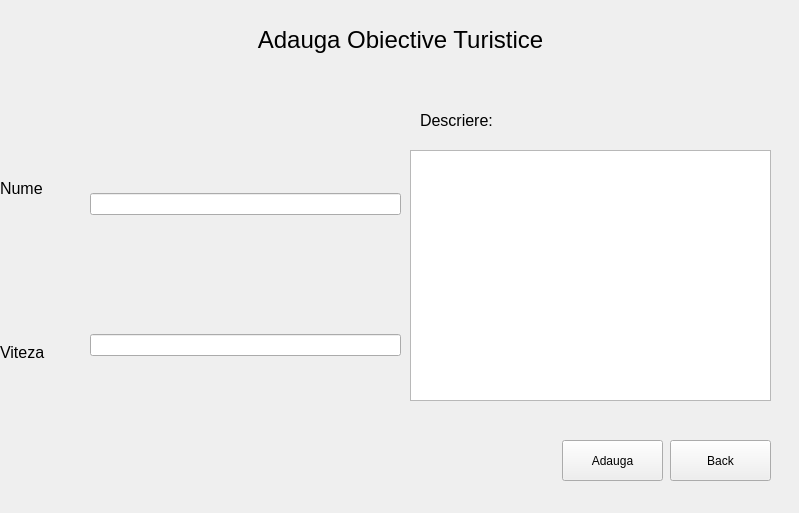
<?xml version="1.0" encoding="UTF-8"?>
<ui version="4.0">
 <class>addtrans</class>
 <widget class="QWidget" name="addtrans">
  <property name="geometry">
   <rect>
    <x>0</x>
    <y>0</y>
    <width>799</width>
    <height>513</height>
   </rect>
  </property>
  <property name="windowTitle">
   <string>Form</string>
  </property>
  <widget class="QTextEdit" name="textEdit">
   <property name="geometry">
    <rect>
     <x>410</x>
     <y>150</y>
     <width>361</width>
     <height>251</height>
    </rect>
   </property>
  </widget>
  <widget class="QPushButton" name="back">
   <property name="geometry">
    <rect>
     <x>670</x>
     <y>440</y>
     <width>101</width>
     <height>41</height>
    </rect>
   </property>
   <property name="text">
    <string>Back</string>
   </property>
  </widget>
  <widget class="QPushButton" name="add">
   <property name="geometry">
    <rect>
     <x>562</x>
     <y>440</y>
     <width>101</width>
     <height>41</height>
    </rect>
   </property>
   <property name="text">
    <string>Adauga</string>
   </property>
  </widget>
  <widget class="QLabel" name="label_6">
   <property name="geometry">
    <rect>
     <x>420</x>
     <y>100</y>
     <width>121</width>
     <height>41</height>
    </rect>
   </property>
   <property name="text">
    <string>&lt;html&gt;&lt;head/&gt;&lt;body&gt;&lt;p&gt;&lt;span style=&quot; font-size:12pt;&quot;&gt;Descriere:&lt;/span&gt;&lt;/p&gt;&lt;/body&gt;&lt;/html&gt;</string>
   </property>
  </widget>
  <widget class="QWidget" name="layoutWidget_2">
   <property name="geometry">
    <rect>
     <x>90</x>
     <y>80</y>
     <width>311</width>
     <height>391</height>
    </rect>
   </property>
   <layout class="QVBoxLayout" name="verticalLayout">
    <item>
     <widget class="QLineEdit" name="lineEdit"/>
    </item>
    <item>
     <widget class="QLineEdit" name="lineEdit_2"/>
    </item>
   </layout>
  </widget>
  <widget class="QLabel" name="label">
   <property name="geometry">
    <rect>
     <x>160</x>
     <y>0</y>
     <width>481</width>
     <height>81</height>
    </rect>
   </property>
   <property name="text">
    <string>&lt;html&gt;&lt;head/&gt;&lt;body&gt;&lt;p&gt;&lt;span style=&quot; font-size:18pt;&quot;&gt;Adauga Obiective Turistice&lt;/span&gt;&lt;/p&gt;&lt;/body&gt;&lt;/html&gt;</string>
   </property>
   <property name="alignment">
    <set>Qt::AlignCenter</set>
   </property>
  </widget>
  <widget class="QWidget" name="layoutWidget">
   <property name="geometry">
    <rect>
     <x>0</x>
     <y>110</y>
     <width>91</width>
     <height>321</height>
    </rect>
   </property>
   <layout class="QVBoxLayout" name="verticalLayout_2">
    <item>
     <widget class="QLabel" name="label_2">
      <property name="text">
       <string>&lt;html&gt;&lt;head/&gt;&lt;body&gt;&lt;p&gt;&lt;span style=&quot; font-size:12pt;&quot;&gt;Nume&lt;/span&gt;&lt;/p&gt;&lt;/body&gt;&lt;/html&gt;</string>
      </property>
     </widget>
    </item>
    <item>
     <widget class="QLabel" name="label_3">
      <property name="text">
       <string>&lt;html&gt;&lt;head/&gt;&lt;body&gt;&lt;p&gt;&lt;span style=&quot; font-size:12pt;&quot;&gt;Viteza&lt;/span&gt;&lt;/p&gt;&lt;/body&gt;&lt;/html&gt;</string>
      </property>
     </widget>
    </item>
   </layout>
  </widget>
 </widget>
 <resources/>
 <connections/>
</ui>
